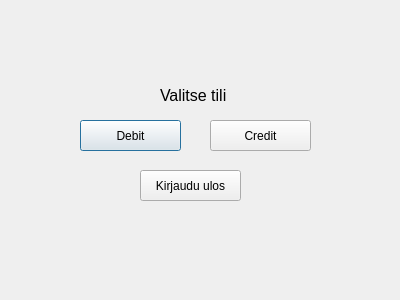
<?xml version="1.0" encoding="UTF-8"?>
<ui version="4.0">
 <class>creditOrDebit</class>
 <widget class="QDialog" name="creditOrDebit">
  <property name="geometry">
   <rect>
    <x>0</x>
    <y>0</y>
    <width>400</width>
    <height>300</height>
   </rect>
  </property>
  <property name="windowTitle">
   <string>Tilin valinta</string>
  </property>
  <widget class="QPushButton" name="debit_btn">
   <property name="geometry">
    <rect>
     <x>80</x>
     <y>120</y>
     <width>101</width>
     <height>31</height>
    </rect>
   </property>
   <property name="text">
    <string>Debit</string>
   </property>
  </widget>
  <widget class="QPushButton" name="credit_btn">
   <property name="geometry">
    <rect>
     <x>210</x>
     <y>120</y>
     <width>101</width>
     <height>31</height>
    </rect>
   </property>
   <property name="text">
    <string>Credit</string>
   </property>
  </widget>
  <widget class="QPushButton" name="kirjauduUlos_btn">
   <property name="geometry">
    <rect>
     <x>140</x>
     <y>170</y>
     <width>101</width>
     <height>31</height>
    </rect>
   </property>
   <property name="text">
    <string>Kirjaudu ulos</string>
   </property>
  </widget>
  <widget class="QLabel" name="label">
   <property name="geometry">
    <rect>
     <x>160</x>
     <y>80</y>
     <width>91</width>
     <height>31</height>
    </rect>
   </property>
   <property name="font">
    <font>
     <pointsize>12</pointsize>
    </font>
   </property>
   <property name="text">
    <string>Valitse tili</string>
   </property>
  </widget>
 </widget>
 <resources/>
 <connections/>
</ui>
